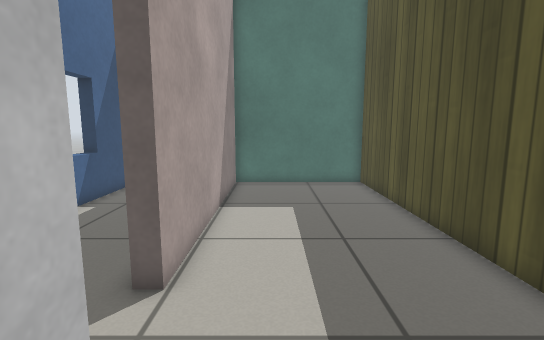
[1] (above)

12 first-person views from a walk through a world built for the Gazebo simulator. The camera is 0.77 m above the floor, tilts 8° down and sees 85° across. The floor is counted in squares, 0.25 m on a side. Each view is taken from the middle of a square. On the plan, view 1 faces up. The plan holds only what a view shows up to about 20 squares ahead; the rest is blank. The place goes on beyond the plan. Gazebo's built-in surfaces are drawn with simple patterns.

[2]
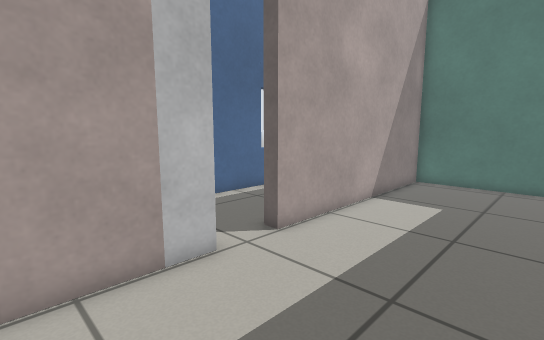

[3]
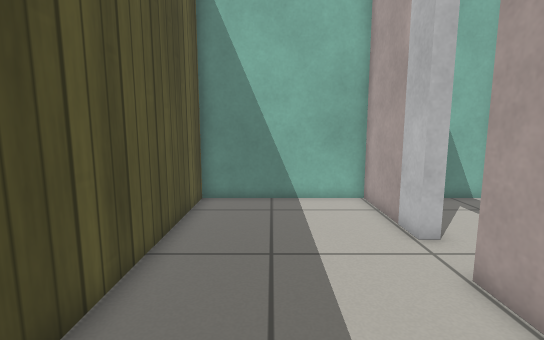

[4]
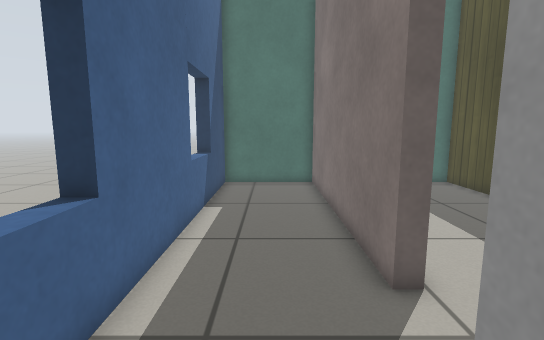

[5]
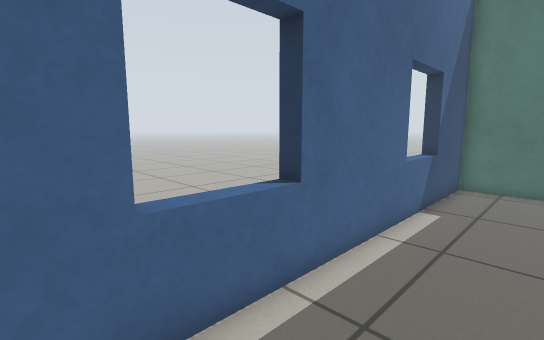

[6]
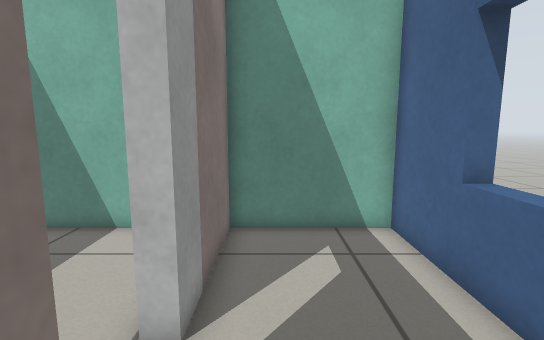

[7]
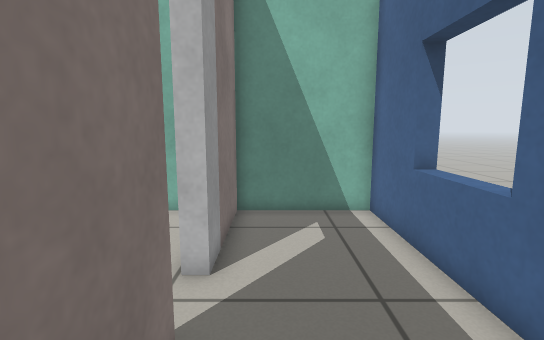

[8]
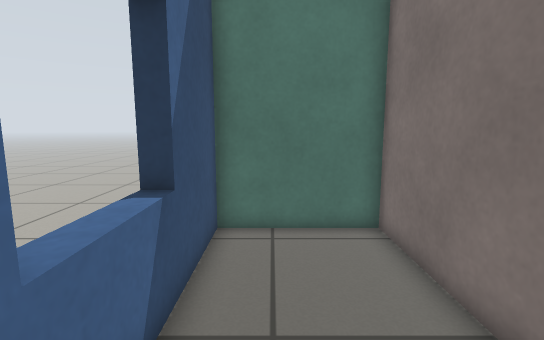

[9]
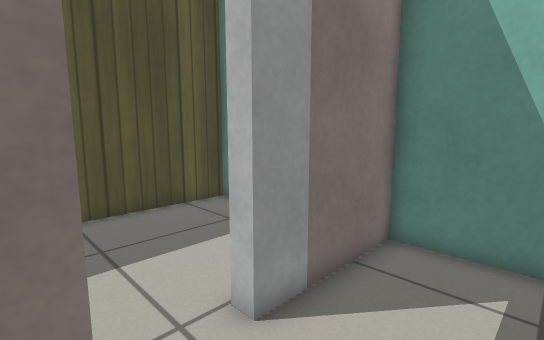

[10]
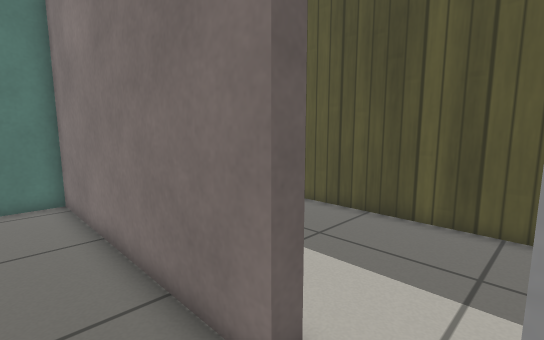

[11]
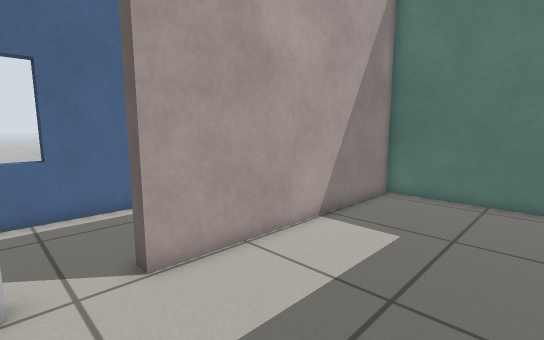

[12]
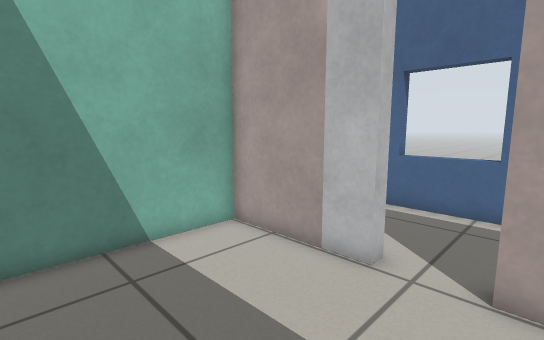

### Floor plan
Points are (right, up) in squares from view 1. A wall is a line through its corners. A room is listed if a view was taken in it or the views show most of it. See-through windows are left out.
Room 1 (views 1, 2, 3, 11, 12)
walls: (-2.1, 3.1) (-2.1, -1.9) (5.1, -1.9) (5.1, 16.9) (-2.1, 16.9) (-2.1, 5.3)
ways out: open door at (-2.5, 3.5) to room 2
Room 2 (views 4, 5, 6, 7, 8, 9, 10)
walls: (-2.7, 5.3) (-2.7, 16.9) (-7.7, 16.9) (-7.7, -1.9) (-2.7, -1.9) (-2.7, 3.1)
ways out: open door at (-2.5, 3.5) to room 1

Positions as (right, up) in squares from view 1, and headings:
1: (0, 0), facing up
2: (4, -1), facing up-left
3: (2, 11), facing down
4: (-5, 0), facing up
5: (-4, 0), facing up-left
6: (-4, 7), facing down
7: (-4, 9), facing down
8: (-6, 8), facing up
9: (-6, 6), facing down-right
10: (-5, 3), facing up-right
11: (4, 3), facing up-left
12: (4, 6), facing down-left
